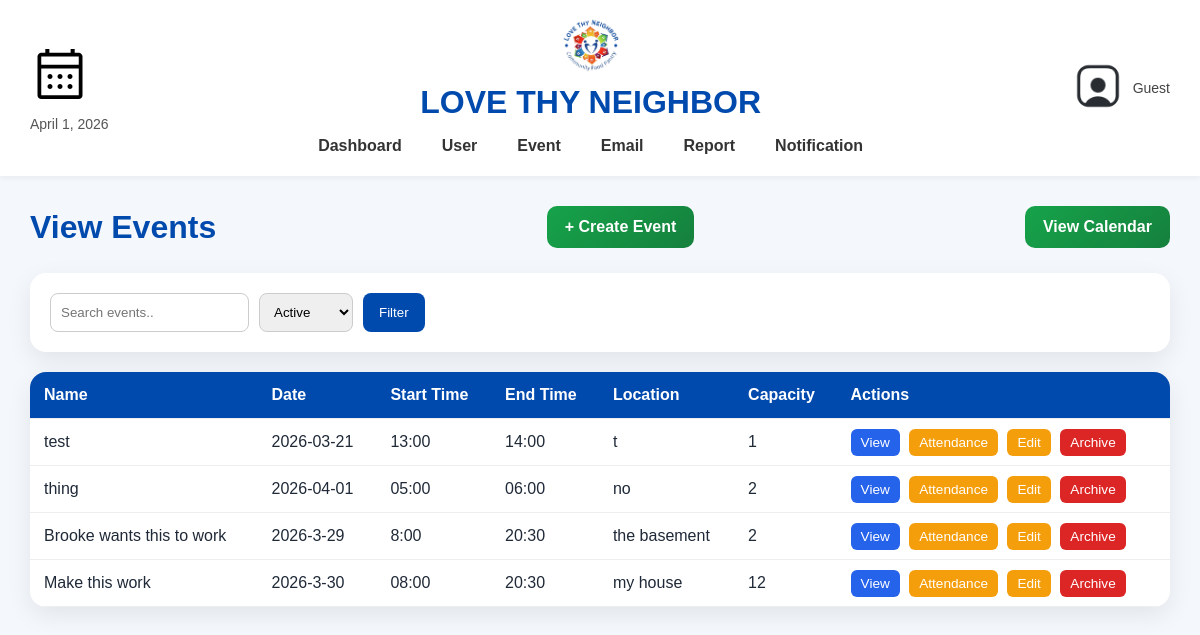
The app's page /viewOverallEventsKG.php (signed in) with its own data.
### tables this page shows
CREATE TABLE `dbevents` (
  `id` int(11) NOT NULL,
  `name` text NOT NULL,
  `date` char(10) NOT NULL,
  `startTime` char(5) NOT NULL,
  `endTime` char(5) NOT NULL,
  `description` text NOT NULL,
  `capacity` int(11) NOT NULL,
  `location` text DEFAULT NULL,
  `archived` tinyint(4) NOT NULL
);

### database/dbEvents.php (called while the page is built, shortened)
<?php
include_once(dirname(__FILE__).'/../domain/Event.php');
function make_an_event($result_row) {
    $theEvent = new Event(
                    $result_row['id'],
                    $result_row['name'],
                    startDate: $result_row['date'],
                    startTime: $result_row['startTime'],
                    endTime: $result_row['endTime'],
                    endDate: $result_row['date'],
                    description: $result_row['description'],
                    capacity: $result_row['capacity'],
                    location: $result_row['location']
                );
    return $theEvent;
}
function get_all_events() {
    $con=connect();
    $query = "SELECT * FROM dbevents ORDER BY date ASC, startTime ASC";
    $result = mysqli_query($con,$query);
    $theEvents = array();
    while ($result_row = mysqli_fetch_assoc($result)) {
        $theEvent = make_an_event($result_row);
        $theEvents[] = $theEvent;
    }
    return $theEvents;
 }

### domain/Event.php (called while the page is built, shortened)
<?php
class Event {
    private $id;
    private $name;
    private $startDate;
    private $startTime;
    private $endTime;
    private $capacity;
    private $location;
    function __construct($id, $name, $startDate, $startTime, $endTime, $endDate, $description, $capacity, $location) {
        $this->id = $id;
        $this->name = $name;
        $this->startDate = $startDate;
        $this->startTime = $startTime;
        $this->endTime = $endTime;
        $this->capacity = $capacity;
        $this->location = $location;
    }
    function getID() {
        return $this->id;
    }
    function getName() {
        return $this->name;
    }
    function getStartDate() {
        return $this->startDate;
    }
    function getStartTime() {
        return $this->startTime;
    }
    function getEndTime() {
        return $this->endTime;
    }
    function getLocation() {
        return $this->location;
    }
    function getCapacity() {
        return $this->capacity;
    }
}

### viewOverallEventsKG.php (the view, shortened to what this page needs)
<?php
require_once('database/dbEvents.php');
$theEvents = get_all_events();
?>
<!DOCTYPE html>
<html lang="en">
<head>
    <?php require_once('database/dbEvents.php'); ?>
    <link rel="stylesheet" href="header.css">
    <link rel="stylesheet" href="layoutInfo.css">
</head>
<body>
<?php include('newheader.php'); ?>
<div class="page">
    <div class="main">
        <div class="page-header">
            <h1>View Events</h1>
            <a href="addEvent.php" class="add-btn">+ Create Event</a>
            <a href="calendar.php" class="add-btn">View Calendar</a>
        </div>
        <div class="filter-card">
            <form class="filter-form" method="GET" action="viewOverallEventsKG.php">
                <input type="text" name="search" placeholder="Search events..">
                <select name="status">
                    <option>Active</option>
                </select>
                <button type="submit">Filter</button>
            </form>
        </div>
        <div class="table-card">
            <table>
                <thead>
                    <tr>
                        <th>Name</th>
                        <th>Date</th>
                        <th>Start Time</th>
                        <th>End Time</th>
                        <th>Location</th>
                        <th>Capacity</th>
                        <th>Actions</th>
                    </tr>
                </thead>
                <tbody>
                <?php if (!empty($theEvents)): ?>
                    <?php foreach ($theEvents as $theEvent): ?>
                        <tr>
                            <td><?php echo htmlspecialchars($theEvent->getName()); ?></td>
                            <td><?php echo htmlspecialchars($theEvent->getStartDate()); ?></td>
                            <td><?php echo htmlspecialchars($theEvent->getStartTime()); ?></td>
                            <td><?php echo htmlspecialchars($theEvent->getEndTime()); ?></td>
                            <td><?php echo htmlspecialchars($theEvent->getLocation()); ?></td>
                            <td><?php echo htmlspecialchars($theEvent->getCapacity()); ?></td>
                            <td class="actions">
                                <a href="event.php?id=<?php echo urlencode($theEvent->getID()); ?>" class="view-btn">View</a>
                                <a href="viewEventSignUps.php?id=<?php echo urlencode($theEvent->getID()); ?>" class="edit-btn">Attendance</a>
                                <a href="editEvent.php?id=<?php echo urlencode($theEvent->getID()); ?>" class="edit-btn">Edit</a>
                                <a href="#" class="archive-btn">Archive</a>
                            </td>
                        </tr>
                    <?php endforeach; ?>
                <?php else: ?>
                    <tr>
                        <td colspan="7">No events found.</td>
                    </tr>
                <?php endif; ?>
                </tbody>
            </table>
        </div>
    </div>
</div>
</body>
</html>

### layoutInfo.css (style rules this page uses)
* { box-sizing: border-box; margin: 0; padding: 0; font-family: Arial, sans-serif; }
body { background: #f4f7fb; color: #1f2937; }
.page { display: flex; min-height: 100vh; }
.main { flex: 1; padding: 30px; }
.page-header { display: flex; justify-content: space-between; align-items: center; margin-bottom: 25px; }
.page-header h1 { color: rgb(0, 74, 173); }
.add-btn { background: linear-gradient(135deg, #16a34a, #15803d); color: white; padding: 12px 18px; border-radius: 10px; text-decoration: none; font-weight: bold; transition: 0.2s; }
.filter-card { background: white; padding: 20px; border-radius: 16px; box-shadow: 0 8px 24px rgba(0,0,0,0.08); margin-bottom: 20px; }
.filter-form { display: flex; gap: 10px; flex-wrap: wrap; }
.filter-form input, .filter-form select { padding: 10px; border-radius: 8px; border: 1px solid #ccc; }
.filter-form button { background: rgb(0, 74, 173); color: white; border: none; padding: 10px 16px; border-radius: 8px; cursor: pointer; }
.table-card { background: white; border-radius: 16px; overflow: hidden; box-shadow: 0 8px 24px rgba(0,0,0,0.08); }
table { width: 100%; border-collapse: collapse; }
thead { background: rgb(0, 74, 173); color: white; }
th, td { padding: 14px; border-bottom: 1px solid #eee; text-align: left; }
.actions a { padding: 6px 10px; border-radius: 6px; text-decoration: none; font-size: 0.85rem; color: white; margin-right: 5px; }
.view-btn { background: #2563eb; }
.edit-btn { background: #f59e0b; }
.archive-btn { background: #dc2626; }

### records on screen
dbevents: name "test", date "2026-03-21", startTime "13:00", endTime "14:00", location "t", capacity "1"
dbevents: name "thing", date "2026-04-01", startTime "05:00", endTime "06:00", location "no", capacity "2"
dbevents: name "Brooke wants this to work", date "2026-3-29", startTime "8:00", endTime "20:30", location "the basement", capacity "2"
dbevents: name "Make this work", date "2026-3-30", startTime "08:00", endTime "20:30", location "my house", capacity "12"

### other values on screen
$pageTitle "LOVE THY NEIGHBOR"
$userName "Guest"
